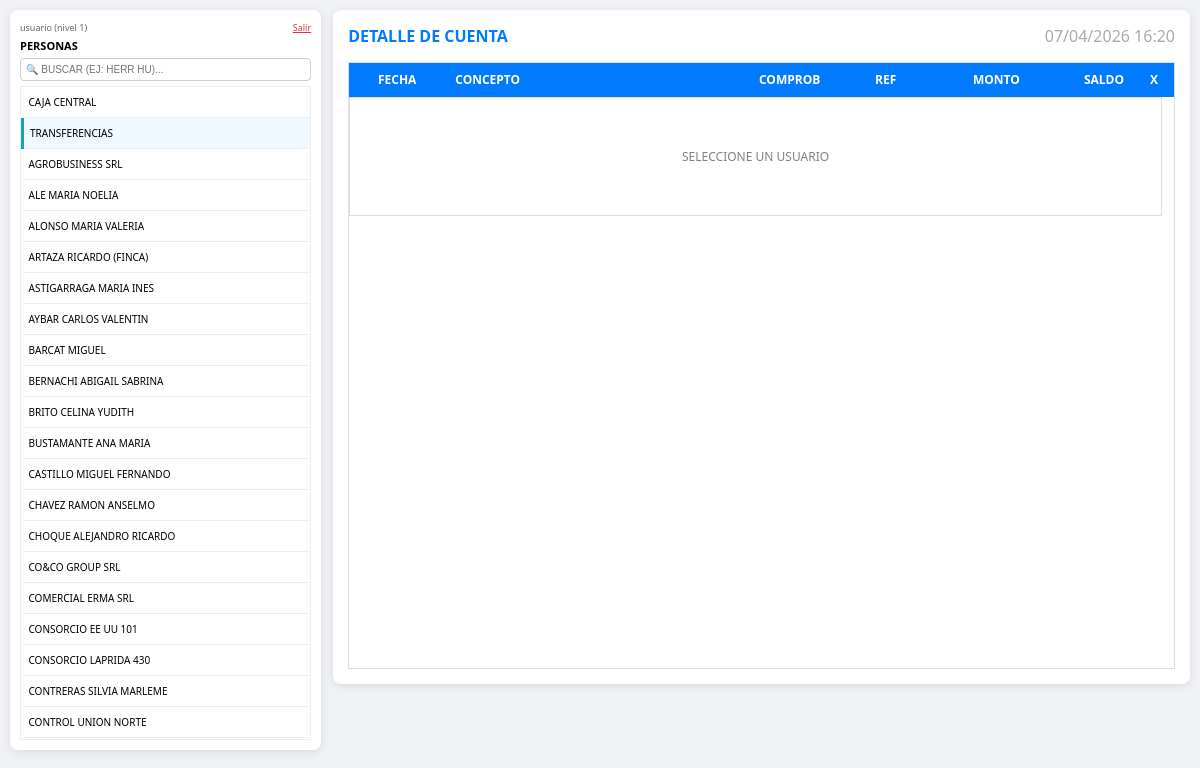
The page /index.php (signed in) on the database its author committed.
### tables this page shows
CREATE TABLE `usuarios` (
  `id` int(11) NOT NULL AUTO_INCREMENT,
  `acceso_creador_id` int(11) DEFAULT NULL COMMENT 'NULL=sistema principal; id accesos=ámbito sofia',
  `apellido` varchar(150) NOT NULL,
  `dni` varchar(20) NOT NULL,
  `cuit` varchar(25) DEFAULT NULL,
  `domicilio` varchar(200) DEFAULT NULL,
  `email` varchar(100) DEFAULT NULL,
  `celular` varchar(20) DEFAULT NULL,
  `consorcio` varchar(100) DEFAULT NULL,
  PRIMARY KEY (`id`),
  KEY `idx_acceso_creador` (`acceso_creador_id`)
);

### index.php (the view, shortened to what this page needs)
<?php
require_once __DIR__ . '/config_clave_borrado.php';
$ap_excl_libro_transf = mysqli_real_escape_string($conexion, 'TRANSFERENCIAS (LIBRO)');
$sql = "SELECT u.*,
        (SELECT a.fecha_fin
         FROM alquileres a
         WHERE (a.inquilino1_id = u.id OR a.inquilino2_id = u.id)
         AND a.estado = 'VIGENTE'
         ORDER BY a.fecha_fin DESC
         LIMIT 1) as fecha_fin_contrato
        FROM usuarios u
        WHERE u.apellido <> '$ap_excl_libro_transf'
        ORDER BY (u.id = 1) DESC, u.apellido ASC";
$resultado = mysqli_query($conexion, $sql);
$nivelAcceso = (int)($_SESSION['acceso_nivel'] ?? 0);
$soloLectura = ($nivelAcceso < 2);
?>
<!DOCTYPE html>
<html lang="es">
<head>
</head>
<body>
    <div class="contenedor-principal">
    <div class="contenedor-usuarios">
        <div style="display:flex; justify-content:space-between; align-items:center; flex-wrap:wrap; gap:4px; margin-bottom:4px;">
            <span style="font-size:9px; color:#666;"><?= htmlspecialchars($_SESSION['acceso_usuario'] ?? '') ?> (nivel <?= (int)($_SESSION['acceso_nivel'] ?? 0) ?>)</span>
            <div>
                <a href="<?= (isset($_SESSION['acceso_nivel']) && $_SESSION['acceso_nivel'] >= 1 && $_SESSION['acceso_nivel'] <= 3) ? 'respaldar_al_salir.php' : 'logout.php' ?>" style="color:#dc3545; font-size:9px;">Salir</a>
            </div>
        </div>
        <div style="display:flex; justify-content:space-between; align-items:center;">
            <h2 style="font-size:11px; margin:0;">PERSONAS</h2>
        </div>
        <input type="text" id="txtBuscador" placeholder="🔍 BUSCAR (EJ: HERR HU)..." onkeyup="filtrar()" style="width:100%; font-size:10px; margin-top:5px; padding:5px; border:1px solid #ccc; border-radius:4px; box-sizing:border-box;">
        <div class="scroll-usuarios">
            <table class="tabla-usuarios">
                <tbody id="cuerpo">
                    <?php while ($f = mysqli_fetch_array($resultado)) {
                        $btnEdit = $soloLectura ? '' : "<button class='btn-edit-inline' onclick='event.stopPropagation(); abrirEditor({$f['id']})'>📝 EDITAR</button>";
                        $fechaFinAttr = '';
                        if (!empty($f['fecha_fin_contrato'])) {
                            $fechaFinAttr = " data-fecha-fin='".htmlspecialchars($f['fecha_fin_contrato'])."'";
                        }
                        echo "<tr data-id=\"{$f['id']}\" onclick='cargarMovimientos(this, {$f['id']})'$fechaFinAttr>
                                <td>
                                    <span class='nombre-txt'>".strtoupper($f['apellido'])."</span>
                                    $btnEdit
                                </td>
                              </tr>";
                        if ((int)$f['id'] === 1) {
                            echo "<tr class=\"fila-libro-transfer\" data-id=\"-99\" onclick=\"cargarLibroTransferencias(this)\">
                                <td><span class=\"nombre-txt\">TRANSFERENCIAS</span></td>
                              </tr>";
                        }
                    } ?>
                </tbody>
            </table>
        </div>
    </div>
    <div class="contenedor-grid">
        <div class="cabecera-detalle">
            <div style="display:flex; align-items:center; gap:10px;">
                <h2 id="tituloMovimientos" style="font-size:1rem; color:#007bff; margin:0;">DETALLE DE CUENTA</h2>
            </div>
            <div style="display:flex; align-items:center; gap:12px; flex-wrap:wrap;">
                <div id="reloj-sistema"></div>
            </div>
        </div>
        <div class="scroll-grid" id="divScroll">
            <table class="tabla-datos tabla-header">
                <colgroup id="colgroupHeader">
                    <col style="width:12%"><col style="width:36%"><col style="width:14%"><col style="width:10%"><col style="width:13%"><col style="width:13%"><col style="width:40px">
                </colgroup>
                <thead>
                    <tr>
                        <th class="al-cen">FECHA</th>
                        <th class="al-izq">CONCEPTO</th>
                        <th class="al-cen">COMPROB</th>
                        <th class="al-cen">REF</th>
                        <th class="al-der">MONTO</th>
                        <th class="al-der">SALDO</th>
                        <th class="al-cen">X</th>
                    </tr>
                </thead>
            </table>
            <div class="scroll-movimientos" id="scrollMovimientos">
                <table class="tabla-datos tabla-body">
                <colgroup id="colgroupBody">
                    <col style="width:12%"><col style="width:36%"><col style="width:14%"><col style="width:10%"><col style="width:13%"><col style="width:13%"><col style="width:40px">
                </colgroup>
                    <tbody id="tablaMovimientos">
                        <tr><td colspan="7" style="padding:50px; text-align:center; color:gray;">SELECCIONE UN USUARIO</td></tr>
                    </tbody>
                </table>
            </div>
        </div>
    </div>
    </div>
</body>
</html>

### index.php (style rules this page uses)
body { font-family: 'Segoe UI', sans-serif; background: #f0f2f5; margin: 0; padding: 10px; display: flex; flex-direction: column; align-items: stretch; }
.contenedor-principal { display: flex; align-items: flex-start; flex: 1; min-width: 0; }
.contenedor-usuarios { background: white; padding: 10px; border-radius: 8px; box-shadow: 0 2px 10px rgba(0,0,0,0.1); width: 25vw; margin-right: 1vw; height: 90vh; display: flex; flex-direction: column; font-size: 10px; }
.contenedor-grid { background: white; padding: 15px; border-radius: 8px; box-shadow: 0 2px 10px rgba(0,0,0,0.1); width: 71vw; height: calc(90vh - 2cm); position: relative; display: flex; flex-direction: column; min-height: 0; }
.cabecera-detalle { display: flex; justify-content: space-between; align-items: center; margin-bottom: 10px; flex-shrink: 0; }
#reloj-sistema { font-size: 1rem; color: #aaa; font-weight: 300; min-width: 150px; text-align: right; }
.scroll-usuarios { flex-grow: 1; overflow-y: auto; border: 1px solid #eee; margin-top: 5px; }
.scroll-grid { flex: 1; min-height: 0; display: flex; flex-direction: column; border: 1px solid #ddd; margin-top: 5px; background: #fff; overflow: hidden; }
.tabla-header { flex-shrink: 0; width: 100%; }
.scroll-movimientos { flex: 1 1 0; min-height: 150px; overflow-y: scroll !important; overflow-x: auto; scrollbar-gutter: stable; }
.tabla-datos { width: 100%; border-collapse: collapse; font-size: 12px; table-layout: fixed; }
.tabla-datos th { background: #007bff; color: white; padding: 8px 5px; font-weight: bold; }
.tabla-header { border-bottom: 1px solid #007bff; }
.tabla-body td { border: 1px solid #ddd; padding: 8px 5px; }
.tabla-usuarios { width: 100%; border-collapse: collapse; }
.tabla-usuarios td { border-bottom: 1px solid #eee; padding: 8px 6px; cursor: pointer; text-transform: uppercase; display: flex; justify-content: space-between; align-items: center; }
.fila-libro-transfer { background: #f0f9ff; border-left: 3px solid #17a2b8; }
.al-izq { text-align: left !important; padding-left: 10px !important; }
.al-der { text-align: right !important; padding-right: 10px !important; }
.al-cen { text-align: center !important; }

### rows shown on the page
usuarios: apellido "CAJA CENTRAL", shows "TRANSFERENCIAS"
usuarios: apellido "AGROBUSINESS SRL"
usuarios: apellido "ALE MARIA NOELIA"
usuarios: apellido "ALONSO MARIA VALERIA"
usuarios: apellido "ARTAZA RICARDO (FINCA)"
usuarios: apellido "ASTIGARRAGA MARIA INES"
usuarios: apellido "AYBAR CARLOS VALENTIN"
usuarios: apellido "BARCAT MIGUEL"
usuarios: apellido "BERNACHI ABIGAIL SABRINA"
usuarios: apellido "BRITO CELINA YUDITH"
usuarios: apellido "BUSTAMANTE ANA MARIA"
usuarios: apellido "CASTILLO MIGUEL FERNANDO"
usuarios: apellido "CHAVEZ RAMON ANSELMO"
usuarios: apellido "CHOQUE ALEJANDRO RICARDO"
usuarios: apellido "CO&CO GROUP SRL"
usuarios: apellido "COMERCIAL ERMA SRL"
usuarios: apellido "CONSORCIO EE UU 101"
usuarios: apellido "CONSORCIO LAPRIDA 430"
usuarios: apellido "CONTRERAS SILVIA MARLEME"
usuarios: apellido "CONTROL UNION NORTE"

### other values the page prints
$_SESSION['acceso_usuario'] "usuario"
$_SESSION['acceso_nivel'] "1"
